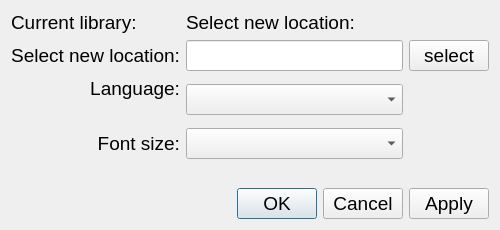
<?xml version="1.0" encoding="UTF-8"?>
<ui version="4.0">
 <class>Dialog</class>
 <widget class="QDialog" name="Dialog">
  <property name="geometry">
   <rect>
    <x>0</x>
    <y>0</y>
    <width>500</width>
    <height>230</height>
   </rect>
  </property>
  <property name="font">
   <font>
    <pointsize>14</pointsize>
   </font>
  </property>
  <property name="windowTitle">
   <string>Dialog</string>
  </property>
  <layout class="QVBoxLayout" name="verticalLayout">
   <item>
    <layout class="QGridLayout" name="gridLayout">
     <item row="1" column="2">
      <widget class="QPushButton" name="pushButton">
       <property name="text">
        <string>select</string>
       </property>
      </widget>
     </item>
     <item row="2" column="1">
      <widget class="QComboBox" name="comboBox"/>
     </item>
     <item row="1" column="0">
      <widget class="QLabel" name="label_2">
       <property name="sizePolicy">
        <sizepolicy hsizetype="Preferred" vsizetype="MinimumExpanding">
         <horstretch>0</horstretch>
         <verstretch>0</verstretch>
        </sizepolicy>
       </property>
       <property name="maximumSize">
        <size>
         <width>16777215</width>
         <height>16777212</height>
        </size>
       </property>
       <property name="text">
        <string>Select new location:</string>
       </property>
       <property name="alignment">
        <set>Qt::AlignmentFlag::AlignRight|Qt::AlignmentFlag::AlignTrailing|Qt::AlignmentFlag::AlignVCenter</set>
       </property>
      </widget>
     </item>
     <item row="3" column="0">
      <widget class="QLabel" name="label_4">
       <property name="sizePolicy">
        <sizepolicy hsizetype="Preferred" vsizetype="MinimumExpanding">
         <horstretch>0</horstretch>
         <verstretch>0</verstretch>
        </sizepolicy>
       </property>
       <property name="maximumSize">
        <size>
         <width>16777215</width>
         <height>16777212</height>
        </size>
       </property>
       <property name="text">
        <string>Font size:</string>
       </property>
       <property name="alignment">
        <set>Qt::AlignmentFlag::AlignRight|Qt::AlignmentFlag::AlignTrailing|Qt::AlignmentFlag::AlignVCenter</set>
       </property>
      </widget>
     </item>
     <item row="0" column="0">
      <widget class="QLabel" name="label">
       <property name="text">
        <string>Current library:</string>
       </property>
      </widget>
     </item>
     <item row="2" column="0">
      <widget class="QLabel" name="label_3">
       <property name="sizePolicy">
        <sizepolicy hsizetype="Preferred" vsizetype="MinimumExpanding">
         <horstretch>0</horstretch>
         <verstretch>0</verstretch>
        </sizepolicy>
       </property>
       <property name="maximumSize">
        <size>
         <width>16777215</width>
         <height>16777212</height>
        </size>
       </property>
       <property name="text">
        <string>Language:
</string>
       </property>
       <property name="alignment">
        <set>Qt::AlignmentFlag::AlignRight|Qt::AlignmentFlag::AlignTrailing|Qt::AlignmentFlag::AlignVCenter</set>
       </property>
      </widget>
     </item>
     <item row="3" column="1">
      <widget class="QComboBox" name="comboBox_2"/>
     </item>
     <item row="1" column="1">
      <widget class="QLineEdit" name="lineEdit"/>
     </item>
     <item row="0" column="1">
      <widget class="QLabel" name="label_5">
       <property name="sizePolicy">
        <sizepolicy hsizetype="Preferred" vsizetype="MinimumExpanding">
         <horstretch>0</horstretch>
         <verstretch>0</verstretch>
        </sizepolicy>
       </property>
       <property name="maximumSize">
        <size>
         <width>16777215</width>
         <height>16777212</height>
        </size>
       </property>
       <property name="text">
        <string>Select new location:</string>
       </property>
       <property name="alignment">
        <set>Qt::AlignmentFlag::AlignLeading|Qt::AlignmentFlag::AlignLeft|Qt::AlignmentFlag::AlignVCenter</set>
       </property>
      </widget>
     </item>
    </layout>
   </item>
   <item>
    <spacer name="verticalSpacer">
     <property name="orientation">
      <enum>Qt::Orientation::Vertical</enum>
     </property>
     <property name="sizeHint" stdset="0">
      <size>
       <width>20</width>
       <height>40</height>
      </size>
     </property>
    </spacer>
   </item>
   <item>
    <widget class="QDialogButtonBox" name="buttonBox">
     <property name="orientation">
      <enum>Qt::Orientation::Horizontal</enum>
     </property>
     <property name="standardButtons">
      <set>QDialogButtonBox::StandardButton::Apply|QDialogButtonBox::StandardButton::Cancel|QDialogButtonBox::StandardButton::Ok</set>
     </property>
    </widget>
   </item>
  </layout>
 </widget>
 <resources/>
 <connections>
  <connection>
   <sender>buttonBox</sender>
   <signal>accepted()</signal>
   <receiver>Dialog</receiver>
   <slot>accept()</slot>
   <hints>
    <hint type="sourcelabel">
     <x>248</x>
     <y>254</y>
    </hint>
    <hint type="destinationlabel">
     <x>157</x>
     <y>274</y>
    </hint>
   </hints>
  </connection>
  <connection>
   <sender>buttonBox</sender>
   <signal>rejected()</signal>
   <receiver>Dialog</receiver>
   <slot>reject()</slot>
   <hints>
    <hint type="sourcelabel">
     <x>316</x>
     <y>260</y>
    </hint>
    <hint type="destinationlabel">
     <x>286</x>
     <y>274</y>
    </hint>
   </hints>
  </connection>
 </connections>
</ui>
